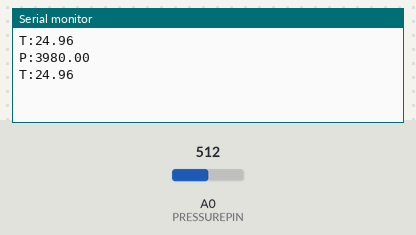
The sketch below on a simulated Arduino Uno, built with avr-gcc and run on an emulated ATmega328P. Shown: the last lines printed to the serial monitor. Inputs (shaded band) come from the test bench; at power-on: A0 (PRESSUREPIN) = 512.

Above: at 1.2 s.
1.3 s: A0 (PRESSUREPIN) set to 716
At 1.3 s:
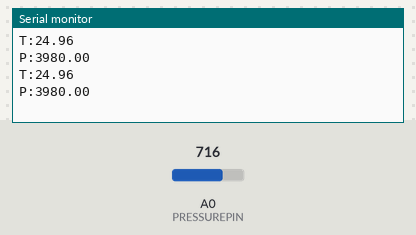
2.8 s: A0 (PRESSUREPIN) set to 900
At 3.9 s:
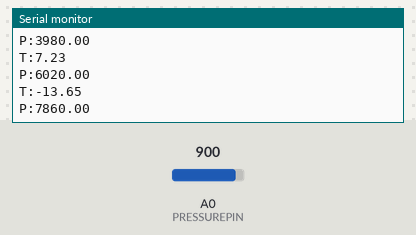
Timing chart, 0 to 5.8 s (numbered marks = the images above; inputs shaded):
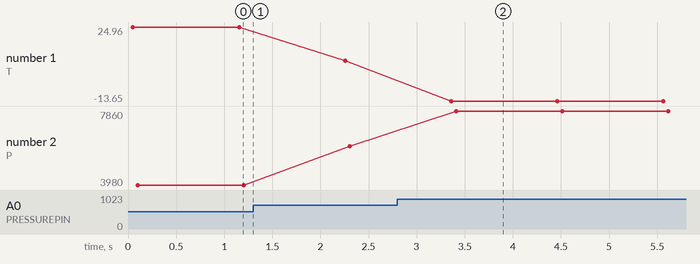

The sketch:

combined_sensor_testing.ino
```cpp
// which analog pin to connect
#define PRESSUREPIN A0
// which analog pin to connect
#define THERMISTORPIN A0
// how many samples to take and average, more takes longer
// but is more 'smooth'
#define NUMSAMPLES 5
#define THERMISTORNOMINAL 10000 // 10,000 ohms; resistance @ room temp C (we assume 25 is the room temp)
#define TEMPERATURENOMINAL 25 // almost always 25 C
// The beta coefficient of the thermistor (usually 3000-4000)
#define BCOEFFICIENT 3984 // taken from data sheet for part
#define SERIESRESISTOR 10000 // the value of the fixed resistor

void setup(void)
{
  Serial.begin(115200);
}


float readTemp(int pin)
{
  uint8_t i;
  float average = 0;

  // take N samples in a row, with a slight delay
  for (i=0; i< NUMSAMPLES; i++)
  {
    average += analogRead(pin);
    delay(10);
  }

  average /= NUMSAMPLES;

  // convert the value to resistance
  average = 1023 / average - 1;
  average = SERIESRESISTOR / average;


  float steinhart = 0;
  steinhart = average / THERMISTORNOMINAL;     // (R/Ro)
  steinhart = log(steinhart);                  // ln(R/Ro)
  steinhart /= BCOEFFICIENT;                   // 1/B * ln(R/Ro)
  steinhart += 1.0 / (TEMPERATURENOMINAL + 273.15); // + (1/To)
  steinhart = 1.0 / steinhart;                 // Invert
  steinhart -= 273.15;                         // convert to C

  /*
  Serial.print("Temperature ");
  Serial.print(steinhart);
  Serial.println(" *C");
  */
  return steinhart;
}

float readPressure(int pin)
{
  uint8_t i;
  float average = 0;

  // take N samples in a row, with a slight delay
  for (i=0; i< NUMSAMPLES; i++)
  {
    average += analogRead(pin);
    delay(10);
  }

   average /= NUMSAMPLES;
   // convert to psi based off of observed behavior with sensor
  // and bicycle pump
   return (average - 114) * 10;
}

void loop(void)
{
  float thermistor1 = readTemp(THERMISTORPIN);
  Serial.print("T:");
  Serial.println(thermistor1);

  float pressure1 = readPressure(PRESSUREPIN);
  Serial.print("P:");
  Serial.println(pressure1);


  delay(1000);
}
```

Measured:
- after the input at 2.8 s, the serial monitor: prints a new line after 0.56 s (image 2)
- plotted number 1: 24.96 → 7.23 after the input at 1.3 s, 7.23 → -13.65 after the input at 2.8 s
- plotted number 2: 3980 → 6020 after the input at 1.3 s, 6020 → 7860 after the input at 2.8 s
